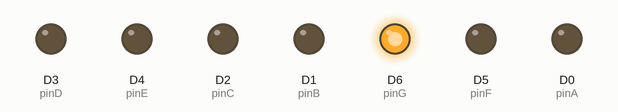
Recording of a sketch running on a simulated ESP8266 (NodeMCU). Shown: output pins drawn as LEDs (lit = HIGH).

Above: at 0.4 s.
At 2.0 s:
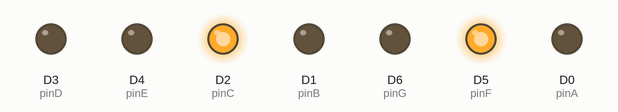
At 2.8 s:
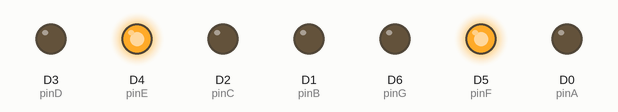
At 4.4 s:
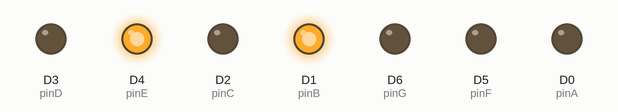
At 6.8 s:
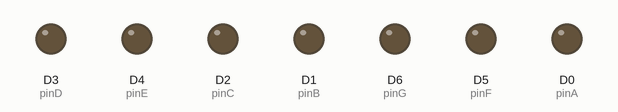
At 9.2 s:
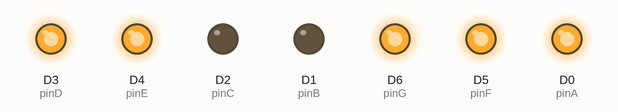
Timing chart, 0 to 10.4 s (numbered marks = the images above):
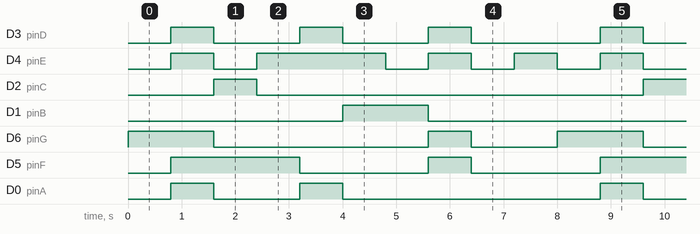

The sketch:

Seven_Segemnt_counter.ino
```cpp
int pinA = D0;
int pinB = D1;
int pinC = D2;
int pinD = D3;
int pinE = D4;
int pinF = D5;
int pinG = D6;


void setup() {
// initialize the digital pins as outputs.
  pinMode(pinA, OUTPUT);
  pinMode(pinB, OUTPUT);
  pinMode(pinC, OUTPUT);
  pinMode(pinD, OUTPUT);
  pinMode(pinE, OUTPUT);
  pinMode(pinF, OUTPUT);
  pinMode(pinG, OUTPUT);


}

void loop() {
//0
  digitalWrite(pinA, !HIGH);
  digitalWrite(pinB, !HIGH);
  digitalWrite(pinC, !HIGH);
  digitalWrite(pinD, !HIGH);
  digitalWrite(pinE, !HIGH);
  digitalWrite(pinF, !HIGH);
  digitalWrite(pinG, !LOW);

  delay(800);               // wait for a second

//1
  digitalWrite(pinA, !LOW);
  digitalWrite(pinB, !HIGH);
  digitalWrite(pinC, !HIGH);
  digitalWrite(pinD, !LOW);
  digitalWrite(pinE, !LOW);
  digitalWrite(pinF, !LOW);
  digitalWrite(pinG, !LOW);

  delay(800);               // wait for a second


//2
  digitalWrite(pinA, !HIGH);
  digitalWrite(pinB, !HIGH);
  digitalWrite(pinC, !LOW);
  digitalWrite(pinD, !HIGH);
  digitalWrite(pinE, !HIGH);
  digitalWrite(pinF, !LOW);
  digitalWrite(pinG, !HIGH);

  delay(800);               // wait for a second


//3
  digitalWrite(pinA, !HIGH);
  digitalWrite(pinB, !HIGH);
  digitalWrite(pinC, !HIGH);
  digitalWrite(pinD, !HIGH);
  digitalWrite(pinE, !LOW);
  digitalWrite(pinF, !LOW);
  digitalWrite(pinG, !HIGH);

  delay(800);               // wait for a second


//4
  digitalWrite(pinA, !LOW);
  digitalWrite(pinB, !HIGH);
  digitalWrite(pinC, !HIGH);
  digitalWrite(pinD, !LOW);
  digitalWrite(pinE, !LOW);
  digitalWrite(pinF, !HIGH);
  digitalWrite(pinG, !HIGH);

  delay(800);               // wait for a second


//5
  digitalWrite(pinA, !HIGH);
  digitalWrite(pinB, !LOW);
  digitalWrite(pinC, !HIGH);
  digitalWrite(pinD, !HIGH);
  digitalWrite(pinE, !LOW);
  digitalWrite(pinF, !HIGH);
  digitalWrite(pinG, !HIGH);

  delay(800);               // wait for a second


//6
  digitalWrite(pinA, !HIGH);
  digitalWrite(pinB, !LOW);
  digitalWrite(pinC, !HIGH);
  digitalWrite(pinD, !HIGH);
  digitalWrite(pinE, !HIGH);
  digitalWrite(pinF, !HIGH);
  digitalWrite(pinG, !HIGH);

  delay(800);               // wait for a second


//7
  digitalWrite(pinA, !HIGH);
  digitalWrite(pinB, !HIGH);
  digitalWrite(pinC, !HIGH);
  digitalWrite(pinD, !LOW);
  digitalWrite(pinE, !LOW);
  digitalWrite(pinF, !LOW);
  digitalWrite(pinG, !LOW);

  delay(800);               // wait for a second


//8
  digitalWrite(pinA, !HIGH);
  digitalWrite(pinB, !HIGH);
  digitalWrite(pinC, !HIGH);
  digitalWrite(pinD, !HIGH);
  digitalWrite(pinE, !HIGH);
  digitalWrite(pinF, !HIGH);
  digitalWrite(pinG, !HIGH);

  delay(800);               // wait for a second


//9
  digitalWrite(pinA, !HIGH);
  digitalWrite(pinB, !HIGH);
  digitalWrite(pinC, !HIGH);
  digitalWrite(pinD, !HIGH);
  digitalWrite(pinE, !LOW);
  digitalWrite(pinF, !HIGH);
  digitalWrite(pinG, !HIGH);

  delay(800);               // wait for a second


}
```

Measured:
- by itself, D3 (pinD): repeats every 8.0 s: 2 × (LOW 1.6 s, HIGH 0.80 s), LOW 2.4 s, HIGH 0.80 s
- by itself, D4 (pinE): repeats every 8.0 s: LOW 0.80 s, HIGH 2.4 s, 3 × (LOW 0.80 s, HIGH 0.80 s)
- by itself, D2 (pinC): alternates HIGH for 0.80 s and LOW for 7.2 s
- by itself, D1 (pinB): alternates HIGH for 1.6 s and LOW for 6.4 s
- by itself, D6 (pinG): repeats every 8.0 s: LOW 4.0 s, HIGH 0.80 s, LOW 1.6 s, HIGH 1.6 s
- by itself, D5 (pinF): repeats every 8.0 s: LOW 2.4 s, HIGH 0.80 s, LOW 2.4 s, HIGH 2.4 s
- by itself, D0 (pinA): repeats every 8.0 s: LOW 1.6 s, HIGH 0.80 s, LOW 4.8 s, HIGH 0.80 s
